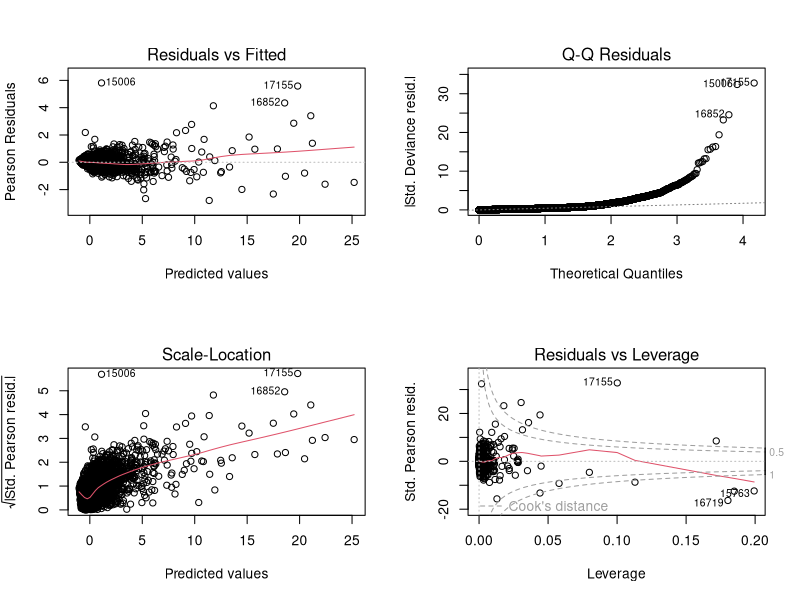

Write the R code that produced this figure. (Note: this script raises an error after producing the figure.)
# MATH 571 section 3 regression
# Data used is clean data set in csv format from previous step
# Multiple regression models are applied
# yuqing zhao, March 27,2018


# read data
# assuming loss in the water processing is tiny. we use enfluent flow data to simulate input flow data

#df2=read.csv('completeMwrd_03_18_2018.csv',header = TRUE,sep = ',',stringsAsFactors=FALSE)
#df=read.csv('ALL_MWRD (version 1).csv',header = TRUE,sep = ',',stringsAsFactors=FALSE)
#df3=read.csv('completeMwrd_03_25_2018.csv',header = TRUE,sep = ',',stringsAsFactors=FALSE)

df4=read.csv('completeMwrd_03_28_2018.csv',header = TRUE,sep = ',',stringsAsFactors=FALSE)
summary(df4)
dfn=df4[,-1]  
summary(dfn)  

# Normalize whole dataset for future models since some models prefer standardized predictors
dfn=data.frame(scale(dfn))  
  
# split training and testing data set
library('caret')
set.seed(0)
inTrain <- createDataPartition(y = dfn[,'TKN'], p = 0.8, list = FALSE)
train <- dfn[inTrain,]
test <- dfn[-inTrain,]
stopifnot(nrow(train) + nrow(test) == nrow(dfn))
x.train=train[,-6]
y.train=train[,6]
x.test=test[,-6]
y.test=test[,6]



# perform cross-validtion on training data set
controlParameter=trainControl(method = "cv",number = 10,savePredictions = TRUE)

# models related information: http://topepo.github.io/caret/train-models-by-tag.html

# Basic linear model
lm0 =glm(TKN ~., data = train)
par(mfrow=c(2,2)) #combine separate plots into one figure 
plot(lm0)

lm_model=train(TKN ~., data=train, method="lm", trControl=controlParameter)
lm_pred=predict(lm_model,test)

#library(leaps)
# All subset linear regression
# allsub_model=train(TKN ~., data=train, method = ' ', trControl=controlParameter)
# allsub_pred=predict(allsub_model,test)

# Linear regression model with Forward selection
forward_model=train(TKN ~., data=train, method = 'leapForward', trControl=controlParameter)
forward_pred=predict(forward_model,test)

# Linear regression model with Backward selection
backward_model=train(TKN ~., data=train, method = 'leapBackward', trControl=controlParameter)
backward_pred=predict(backward_model,test)

# Linear regression model with Stepwise Selection
step_model=train(TKN ~., data=train, method = 'leapSeq', trControl=controlParameter)
step_pred=predict(step_model,test)


library(Matrix)
library(foreach)
library(glmnet)

# The lasso
lassoGrid=expand.grid(alpha=1,lambda=c(0,5,0.0001))
lasso_model=train(TKN ~., data=train, method = 'glmnet',trControl=controlParameter,tuneGrid=lassoGrid)
#lasso_model=cv.glmnet(x.train,y.train,type.measure="mse", alpha=1,family="gaussian")
lasso_pred=predict(lasso_model,test)

# Ridge Regression
ridgeGrid=expand.grid(alpha=0,lambda=c(0,5,0.0001))
ridge_model=train(TKN ~., data=train, method = 'glmnet',trControl=controlParameter,tuneGrid=ridgeGrid)
#ridge_model=cv.glmnet(x.train,y.train,type.measure="mse", alpha=0,family="gaussian")
ridge_pred=predict(ridge_model,test)


# Elasticnet
elas_model=train(TKN ~., data=train, method = 'glmnet', trControl=controlParameter)
#elas_model=cv.glmnet(x.train,y.train,type.measure="mse",family="gaussian")
elas_pred=predict(elas_model,test)



# calculate the MSE of test data for each model to evaluate its performance
lm_mse=mean((y.test - lm_pred)^2)
#allsub_mse=mean((y.test - allsub_pred)^2)
forward_mse=mean((y.test - forward_pred)^2)
backward_mse=mean((y.test - backward_pred)^2)
step_mse=mean((y.test - step_pred)^2)
lasso_mse=mean((y.test - lasso_pred)^2)
ridge_mse=mean((y.test - ridge_pred)^2)
elas_mse=mean((y.test - elas_pred)^2)



# calculate the R**2 of test data for each model to evaluate its performance
lm_r2=sum((lm_pred - mean(y.test))^2)/sum((y.test - mean(y.test))^2)
#allsub_mse=sum((allsub_pred - mean(y.test))^2)/sum((y.test - mean(y.test))^2)
forward_r2=sum((forward_pred - mean(y.test))^2)/sum((y.test - mean(y.test))^2)
backward_r2=sum((backward_pred - mean(y.test))^2)/sum((y.test - mean(y.test))^2)
step_r2=sum((step_pred - mean(y.test))^2)/sum((y.test - mean(y.test))^2)
lasso_r2=sum((lasso_pred - mean(y.test))^2)/sum((y.test - mean(y.test))^2)
ridge_r2=sum((ridge_pred - mean(y.test))^2)/sum((y.test - mean(y.test))^2)
lm_r2=sum((lm_pred - mean(y.test))^2)/sum((y.test - mean(y.test))^2)
elas_r2=sum((elas_pred - mean(y.test))^2)/sum((y.test - mean(y.test))^2)





# TODO
df4=read.csv('completeMwrd_03_28_2018.csv',header = TRUE,sep = ',',stringsAsFactors=FALSE)
summary(df4)
dfn=df4[,-1]  
summary(dfn)
# split data set into two groups: location 1-6 and location 7-8
dfn1=subset(dfn,dfn$Location>=7)
dfn2=subset(dfn,dfn$Location<7)


# Normalize whole dataset for future models since some models prefer standardized predictors
dfn1=data.frame(scale(dfn1))  
dfn2=data.frame(scale(dfn2)) 

# split training and testing data set
library('caret')
set.seed(1)
inTrain1 = createDataPartition(y = dfn1[,'TKN'], p = 0.8, list = FALSE)
train1 = dfn1[inTrain1,]
test1 = dfn1[-inTrain1,]
stopifnot(nrow(train1) + nrow(test1) == nrow(dfn1))
x.train1=train1[,-6]
y.train1=train1[,6]
x.test1=test1[,-6]
y.test1=test1[,6]


set.seed(2)
inTrain2 = createDataPartition(y = dfn2[,'TKN'], p = 0.8, list = FALSE)
train2 = dfn2[inTrain2,]
test2 = dfn2[-inTrain2,]
stopifnot(nrow(train2) + nrow(test2) == nrow(dfn2))
x.train2=train2[,-6]
y.train2=train2[,6]
x.test2=test2[,-6]
y.test2=test2[,6]


# perform cross-validtion on training data set
controlParameter=trainControl(method = "cv",number = 10,savePredictions = TRUE)

# models related information: http://topepo.github.io/caret/train-models-by-tag.html

# for dfn1 where locations are 7 to 8

# Basic linear model
lm1 =glm(TKN ~., data = train1)
par(mfrow=c(2,2)) #combine separate plots into one figure 
plot(lm1)

lm_model1=train(TKN ~., data=train1, method="lm", trControl=controlParameter)
lm_pred1=predict(lm_model1,test1)

# All subset linear regression
# allsub_model=train(TKN ~., data=train, method = ' ', trControl=controlParameter)
# allsub_pred=predict(allsub_model,test)

# Linear regression model with Forward selection
forward_model1=train(TKN ~., data=train1, method = 'leapForward', trControl=controlParameter)
forward_pred1=predict(forward_model1,test1)

# Linear regression model with Backward selection
backward_model1=train(TKN ~., data=train1, method = 'leapBackward', trControl=controlParameter)
backward_pred1=predict(backward_model1,test1)

# Linear regression model with Stepwise Selection
step_model1=train(TKN ~., data=train1, method = 'leapSeq', trControl=controlParameter)
step_pred1=predict(step_model1,test1)


# The lasso
lassoGrid=expand.grid(alpha=1,lambda=c(0,5,0.0001))
lasso_model1=train(TKN ~., data=train1, method = 'glmnet',trControl=controlParameter,tuneGrid=lassoGrid)
#lasso_model=cv.glmnet(x.train,y.train,type.measure="mse", alpha=1,family="gaussian")
lasso_pred1=predict(lasso_model1,test1)

# Ridge Regression
ridgeGrid=expand.grid(alpha=0,lambda=c(0,5,0.0001))
ridge_model1=train(TKN ~., data=train1, method = 'glmnet',trControl=controlParameter,tuneGrid=ridgeGrid)
#ridge_model=cv.glmnet(x.train,y.train,type.measure="mse", alpha=0,family="gaussian")
ridge_pred1=predict(ridge_model1,test1)


# Elasticnet
elas_model1=train(TKN ~., data=train1, method = 'glmnet', trControl=controlParameter)
#elas_model=cv.glmnet(x.train,y.train,type.measure="mse",family="gaussian")
elas_pred1=predict(elas_model1,test1)



# calculate the MSE of test data for each model to evaluate its performance
lm_mse1=mean((y.test1 - lm_pred1)^2)
#allsub_mse=mean((y.test - allsub_pred)^2)
forward_mse1=mean((y.test1 - forward_pred1)^2)
backward_mse1=mean((y.test1 - backward_pred1)^2)
step_mse1=mean((y.test1 - step_pred1)^2)
lasso_mse1=mean((y.test1 - lasso_pred1)^2)
ridge_mse1=mean((y.test1 - ridge_pred1)^2)
elas_mse1=mean((y.test1 - elas_pred1)^2)


# calculate the R**2 of test data for each model to evaluate its performance
lm_r21=sum((lm_pred1 - mean(y.test1))^2)/sum((y.test1 - mean(y.test1))^2)
#allsub_mse=sum((allsub_pred - mean(y.test))^2)/sum((y.test - mean(y.test))^2)
forward_r21=sum((forward_pred1 - mean(y.test1))^2)/sum((y.test1 - mean(y.test1))^2)
backward_r21=sum((backward_pred1 - mean(y.test1))^2)/sum((y.test1 - mean(y.test1))^2)
step_r21=sum((step_pred1 - mean(y.test1))^2)/sum((y.test1 - mean(y.test1))^2)
lasso_r21=sum((lasso_pred1 - mean(y.test1))^2)/sum((y.test1 - mean(y.test1))^2)
ridge_r21=sum((ridge_pred1 - mean(y.test1))^2)/sum((y.test1 - mean(y.test1))^2)
lm_r21=sum((lm_pred1 - mean(y.test1))^2)/sum((y.test1 - mean(y.test1))^2)
elas_r21=sum((elas_pred1 - mean(y.test1))^2)/sum((y.test1 - mean(y.test1))^2)






# for dfn1 where locations are 1 to 6

# Basic linear model
lm2 =glm(TKN ~., data = train2)
par(mfrow=c(2,2)) #combine separate plots into one figure 
plot(lm2)

lm_model2=train(TKN ~., data=train2, method="lm", trControl=controlParameter)
lm_pred2=predict(lm_model2,test2)

# All subset linear regression
# allsub_model=train(TKN ~., data=train, method = ' ', trControl=controlParameter)
# allsub_pred=predict(allsub_model,test)

# Linear regression model with Forward selection
forward_model2=train(TKN ~., data=train2, method = 'leapForward', trControl=controlParameter)
forward_pred2=predict(forward_model2,test2)

# Linear regression model with Backward selection
backward_model2=train(TKN ~., data=train2, method = 'leapBackward', trControl=controlParameter)
backward_pred2=predict(backward_model2,test2)

# Linear regression model with Stepwise Selection
step_model2=train(TKN ~., data=train2, method = 'leapSeq', trControl=controlParameter)
step_pred2=predict(step_model2,test2)


# The lasso
lassoGrid=expand.grid(alpha=1,lambda=c(0,5,0.0001))
lasso_model2=train(TKN ~., data=train2, method = 'glmnet',trControl=controlParameter,tuneGrid=lassoGrid)
#lasso_model=cv.glmnet(x.train,y.train,type.measure="mse", alpha=1,family="gaussian")
lasso_pred2=predict(lasso_model2,test2)

# Ridge Regression
ridgeGrid=expand.grid(alpha=0,lambda=c(0,5,0.0001))
ridge_model2=train(TKN ~., data=train2, method = 'glmnet',trControl=controlParameter,tuneGrid=ridgeGrid)
#ridge_model=cv.glmnet(x.train,y.train,type.measure="mse", alpha=0,family="gaussian")
ridge_pred2=predict(ridge_model2,test2)


# Elasticnet
elas_model2=train(TKN ~., data=train2, method = 'glmnet', trControl=controlParameter)
#elas_model=cv.glmnet(x.train,y.train,type.measure="mse",family="gaussian")
elas_pred2=predict(elas_model2,test2)



# calculate the MSE of test data for each model to evaluate its performance
lm_mse2=mean((y.test2 - lm_pred2)^2)
#allsub_mse=mean((y.test - allsub_pred)^2)
forward_mse2=mean((y.test2 - forward_pred2)^2)
backward_mse2=mean((y.test2 - backward_pred2)^2)
step_mse2=mean((y.test2 - step_pred2)^2)
lasso_mse2=mean((y.test2 - lasso_pred2)^2)
ridge_mse2=mean((y.test2 - ridge_pred2)^2)
ridge_mse2test=caret::postResample(ridge_pred2,y.test2)[1]
elas_mse2=mean((y.test2 - elas_pred2)^2)



# calculate the R**2 of test data for each model to evaluate its performance
lm_r22=sum((lm_pred2 - mean(y.test2))^2)/sum((y.test2 - mean(y.test2))^2)
lm_r22_test=1- (sum((y.test2-lm_pred2 )^2)/sum((y.test2-mean(y.test2))^2))
lm_r22_test2=(cor(y.test2,lm_pred2))^2
lm_r22_test2=caret::postResample(lm_pred2,y.test2)# 1 for mse, 2 for rsq
#allsub_mse=sum((allsub_pred - mean(y.test))**2)/sum((y.test - mean(y.test))**2)
forward_r22=sum((forward_pred2 - mean(y.test2))^2)/sum((y.test2 - mean(y.test2))^2)
backward_r22=sum((backward_pred2 - mean(y.test2))^2)/sum((y.test2 - mean(y.test2))^2)
step_r22=sum((step_pred2 - mean(y.test2))^2)/sum((y.test2 - mean(y.test2))^2)
lasso_r22=sum((lasso_pred2 - mean(y.test2))^2)/sum((y.test2 - mean(y.test2))^2)
ridge_r22=sum((ridge_pred2 - mean(y.test2))^2)/sum((y.test2 - mean(y.test2))^2)
lm_r22=sum((lm_pred2 - mean(y.test2))^2)/sum((y.test2 - mean(y.test2))^2)
elas_r22=sum((elas_pred2 - mean(y.test2))^2)/sum((y.test2 - mean(y.test2))^2)























# method 2 for cross-validation???
library(boot)
train2=as.data.frame(train)
set.seed(0)

lm2 =glm(TKN ~., data = train2)
plot(lm2)
glm2lm=cv.glm(train2,lm2,K=10)
lm_prederr=glm2lm$delta[1]
#lm_pred2=predict(glm2lm, newx=x.test)
#lm_mse2=mean((y.test - lm_pred2)^2)

library(glmnet)

glmnet2lasso=cv.glmnet(as.matrix(x.train),y.train,alpha=1,nfolds = 10)
glmnet2lassom=glmnet(as.matrix(x.train),y.train,alpha=1)
lasso_pred2=predict(glmnet2lassom,s=glmnet2lasso$lambda.min, newx=as.matrix(x.test))
lasso_mse2=mean((y.test - lasso_pred2)^2)


glmnet2ridge=cv.glmnet(as.matrix(x.train),y.train,alpha=0,nfolds = 10)
glmnet2ridgem=glmnet(as.matrix(x.train),y.train,alpha=0)
ridge_pred2=predict(glmnet2ridgem,s=glmnet2ridge$lambda.min, newx=as.matrix(x.test))
ridge_mse2=mean((y.test - ridge_pred2)^2)



glmnet2elas=cv.glmnet(as.matrix(x.train),y.train,nfolds = 10)
glmnet2elasm=glmnet(as.matrix(x.train),y.train)
elas_pred2=predict(glmnet2elasm,s=glmnet2ridge$lambda.min, newx=as.matrix(x.test))
elas_mse2=mean((y.test - elas_pred2)^2)


